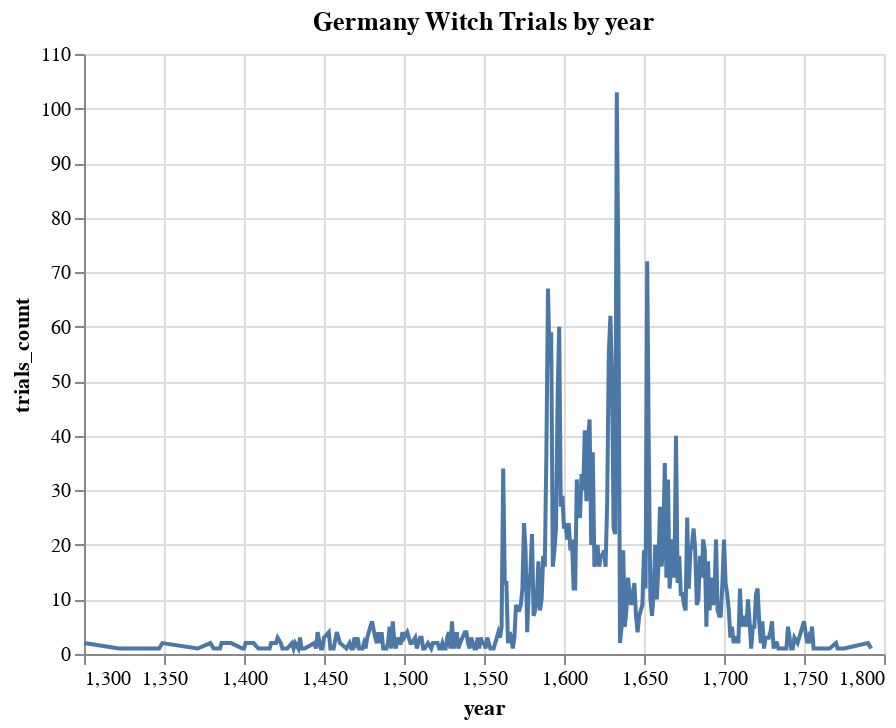

Notebook code for this chart:
### Code cell
# line chart by altair
alt.Chart(trials_germany_by_year).mark_line().encode(
    x=alt.X('year'),
    y=alt.Y('trials_count'),
).properties(
    title={
        'text': 'Germany Witch Trials by year',
    }
)

### Figure 1 — Vega-Lite specification as saved in the notebook (floating-point values rounded to 4 significant figures; data arrays with more than 128 entries replaced by an {"elided": "..."} marker saying what was removed)
{"$schema": "https://vega.github.io/schema/vega-lite/v4.17.0.json", "config": {"view": {"continuousHeight": 300, "continuousWidth": 400}}, "data": {"name": "data-ced5c86e18d39d80d167da88a05ceda4"}, "datasets": {"data-ced5c86e18d39d80d167da88a05ceda4": {"elided": "333 records"}}, "encoding": {"x": {"field": "year", "type": "quantitative"}, "y": {"field": "trials_count", "type": "quantitative"}}, "mark": "line", "title": {"text": "Germany Witch Trials by year"}}
